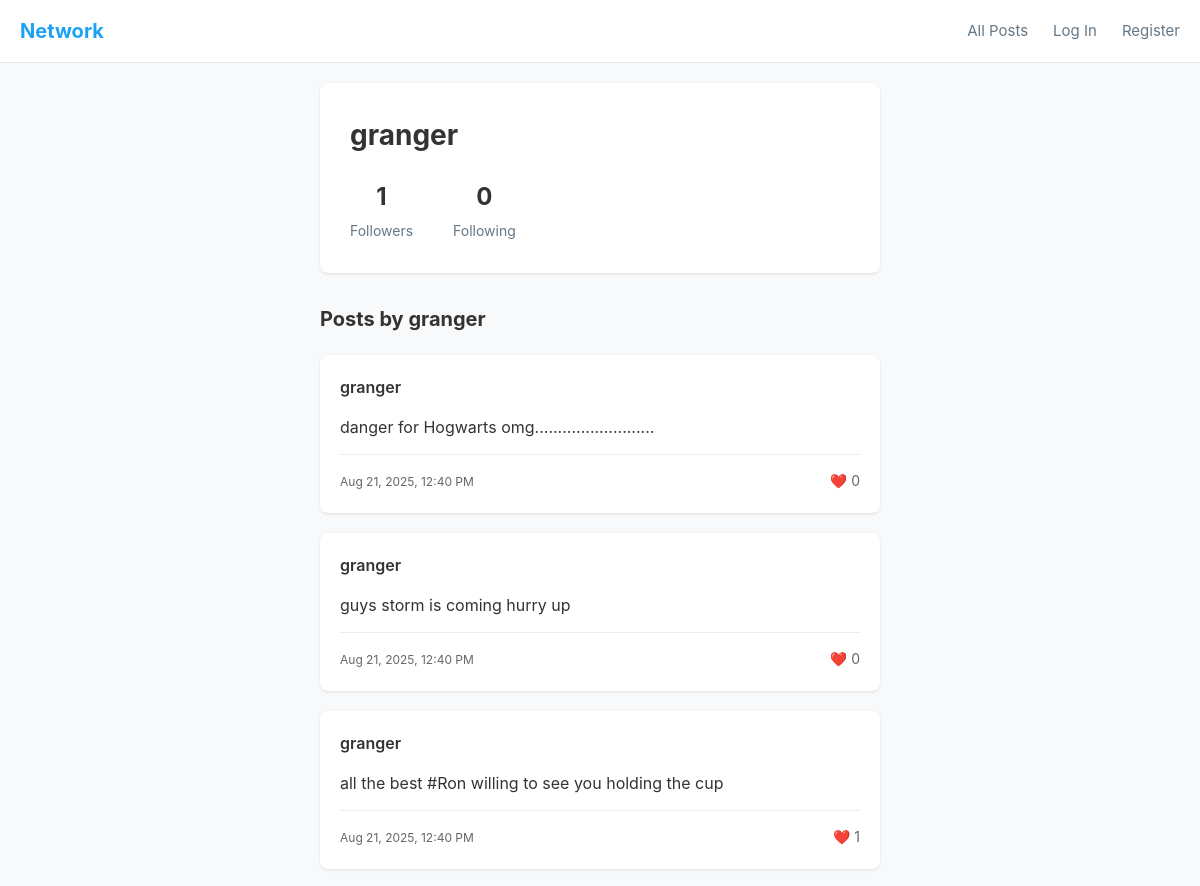
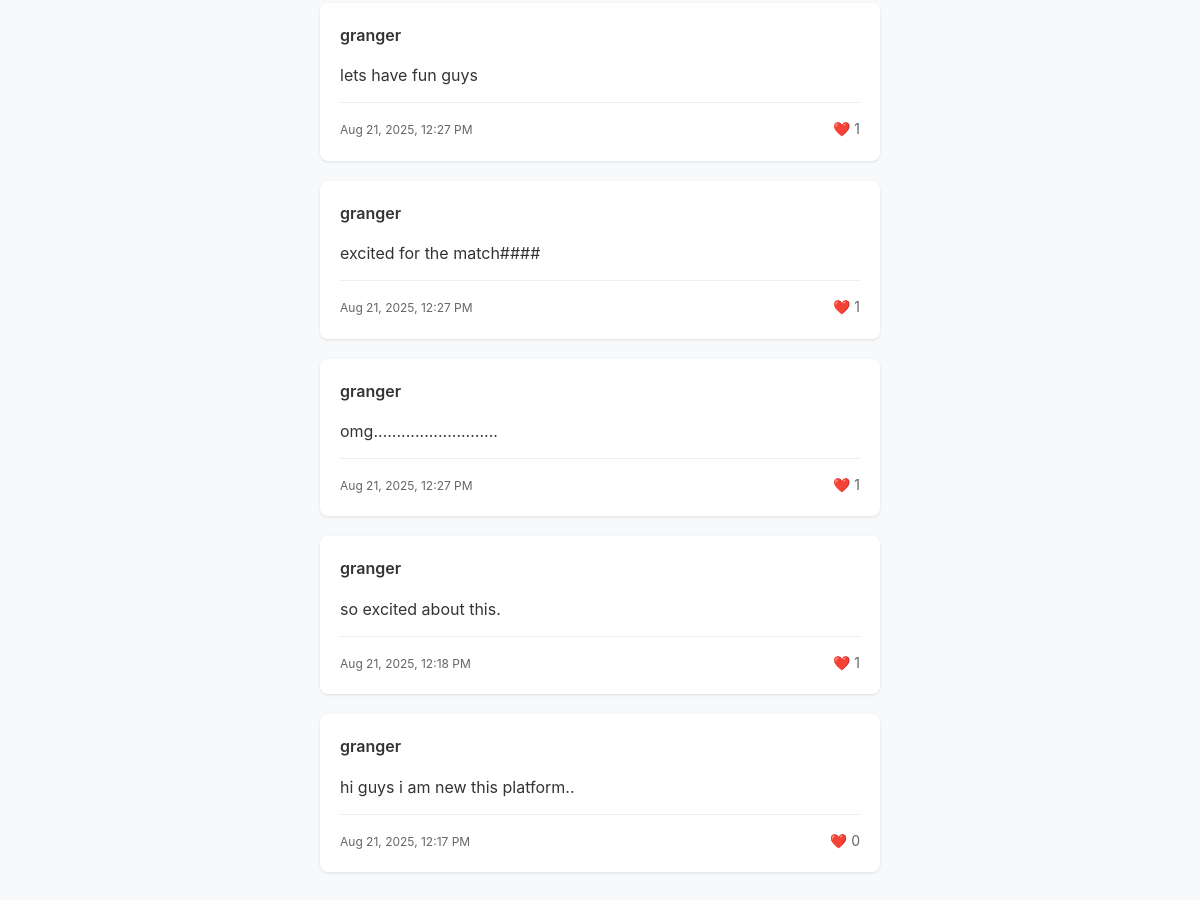
The page /profile/granger on the database its author committed (2 pictures, top to bottom).
### network/models.py (models this page shows, shortened)
class User(AbstractUser):
    def followers_count(self):
        return Follow.objects.filter(following=self).count()
    def following_count(self):
        return Follow.objects.filter(follower=self).count()

class Post(models.Model):
    user = models.ForeignKey(User, on_delete=models.CASCADE, related_name="posts")
    content = models.TextField(max_length=280)
    timestamp = models.DateTimeField(auto_now_add=True)
    likes = models.ManyToManyField(User, related_name="liked_posts", blank=True)
    class Meta:
        ordering = ["-timestamp"]
    def like_count(self):
        return self.likes.count()

### network/views.py (the view)
# urls.py: path("profile/<str:username>", views.profile, name="profile"),
def profile(request, username):
    profile_user = get_object_or_404(User, username=username)
    posts = Post.objects.filter(user=profile_user)
    paginator = Paginator(posts, 10)
    page_number = request.GET.get('page')
    page_obj = paginator.get_page(page_number)
    followers_count = profile_user.followers_count()
    following_count = profile_user.following_count()
    is_following = False
    if request.user.is_authenticated and request.user != profile_user:
        is_following = request.user.is_following(profile_user)
    return render(request, "network/profile.html", {
        "profile_user": profile_user,
        "page_obj": page_obj,  # Changed from posts to page_obj
        "followers_count": followers_count,
        "following_count": following_count,
        "is_following": is_following
    })

### network/templates/network/profile.html (shortened to what this page needs)
{% extends "network/layout.html" %}
{% block body %}
    <div class="profile-container">
        <div class="profile-header">
            <div class="profile-info">
                <h1 class="profile-username">{{ profile_user.username }}</h1>
                <div class="profile-stats">
                    <div class="stat">
                        <span class="stat-number" id="followers-count">{{ followers_count }}</span>
                        <span class="stat-label">Followers</span>
                    </div>
                    <div class="stat">
                        <span class="stat-number">{{ following_count }}</span>
                        <span class="stat-label">Following</span>
                    </div>
                </div>
            </div>
        </div>
        <div class="posts-section">
            <h2>Posts by {{ profile_user.username }}</h2>
            {% if page_obj %}
                {% for post in page_obj %}
                    <div class="post-card">
                        <div class="post-header">
                            <h3 class="username">{{ post.user.username }}</h3>
                        </div>
                        <div id="post-content-{{ post.id }}" class="post-content">
                            {{ post.content }}
                        </div>
                        <div class="post-footer">
                            <small class="timestamp">{{ post.timestamp|date:"M d, Y, g:i A" }}</small>
                            <div class="post-actions">
                                {% if user.is_authenticated %}
                                    <button class="like-btn" onclick="toggleLike({{ post.id }})"
                                            data-liked="{% if user in post.likes.all %}true{% else %}false{% endif %}">
                                        <span id="like-icon-{{ post.id }}">
                                            {% if user in post.likes.all %}❤️{% else %}🤍{% endif %}
                                        </span>
                                        <span id="like-count-{{ post.id }}">{{ post.like_count }}</span>
                                    </button>
                                {% else %}
                                    <span class="like-display">❤️ {{ post.like_count }}</span>
                                {% endif %}
                            </div>
                        </div>
                    </div>
                {% endfor %}
            {% else %}
                <div class="no-posts">
                    <p>{{ profile_user.username }} hasn't posted anything yet.</p>
                </div>
            {% endif %}
        </div>
    </div>
{% endblock %}

### network/templates/network/profile.html (style rules this page uses)
.profile-container { max-width: 600px; margin: 0 auto; padding: 20px; }
.profile-header { background: white; border-radius: 8px; padding: 30px; margin-bottom: 30px; box-shadow: 0 1px 3px rgba(0,0,0,0.1); display: flex; justify-content: space-between; align-items: center; }
.profile-info h1 { font-size: 28px; font-weight: 700; margin-bottom: 20px; color: #333; }
.profile-stats { display: flex; gap: 40px; }
.stat { text-align: center; }
.stat-number { display: block; font-size: 24px; font-weight: 700; color: #333; }
.stat-label { display: block; font-size: 14px; color: #657786; margin-top: 4px; }
.posts-section h2 { font-size: 20px; font-weight: 700; margin-bottom: 20px; color: #333; }
.post-card { background: white; border-radius: 8px; padding: 20px; margin-bottom: 20px; box-shadow: 0 1px 3px rgba(0,0,0,0.1); }
.post-header { display: flex; justify-content: space-between; align-items: center; margin-bottom: 10px; }
.username { margin: 0; font-size: 16px; font-weight: 600; color: #333; }
.post-content { margin: 15px 0; line-height: 1.5; color: #333; }
.post-footer { display: flex; justify-content: space-between; align-items: center; margin-top: 15px; padding-top: 15px; border-top: 1px solid #eee; }
.timestamp { color: #666; font-size: 12px; }
.post-actions { display: flex; gap: 15px; align-items: center; }
.like-display, .comment-link { font-size: 14px; color: #666; }

### network/templates/network/layout.html (style rules this page uses)
* { margin: 0; padding: 0; box-sizing: border-box; }
body { font-family: -apple-system, BlinkMacSystemFont, "Segoe UI", Roboto, "Helvetica Neue", Arial, sans-serif; background-color: #f8f9fa; color: #333; line-height: 1.6; }

### rows shown on the page
User: username "granger"
Post: user.username "granger", content "danger for Hogwarts omg..........................", timestamp "Aug 21, 2025, 12:40 PM", like_count "0"
Post: user.username "granger", content "guys storm is coming hurry up", timestamp "Aug 21, 2025, 12:40 PM", like_count "0"
Post: user.username "granger", content "all the best #Ron willing to see you holding the cup", timestamp "Aug 21, 2025, 12:40 PM", like_count "1"
Post: user.username "granger", content "lets have fun guys", timestamp "Aug 21, 2025, 12:27 PM", like_count "1"
Post: user.username "granger", content "excited for the match####", timestamp "Aug 21, 2025, 12:27 PM", like_count "1"
Post: user.username "granger", content "omg...........................", timestamp "Aug 21, 2025, 12:27 PM", like_count "1"
Post: user.username "granger", content "so excited about this.", timestamp "Aug 21, 2025, 12:18 PM", like_count "1"
Post: user.username "granger", content "hi guys i am new this platform..", timestamp "Aug 21, 2025, 12:17 PM", like_count "0"

### other values the page prints
{{ followers_count }} "1"
{{ following_count }} "0"
